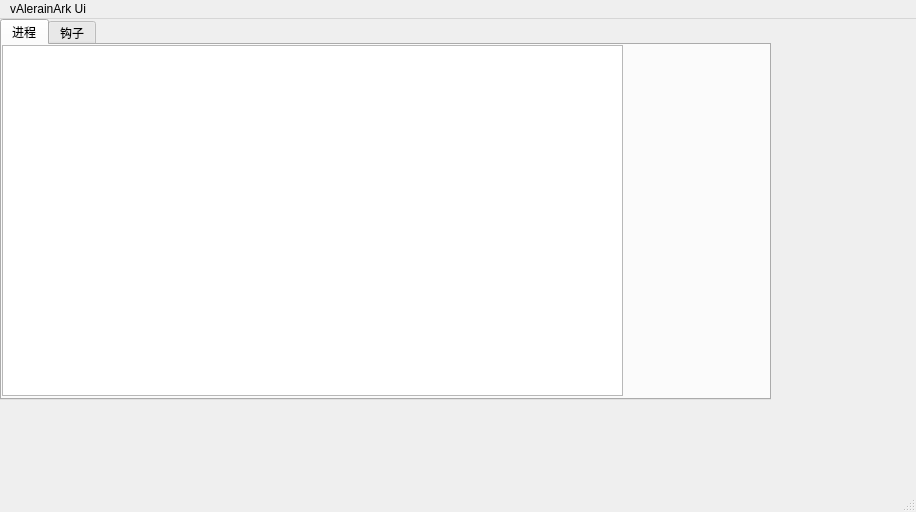
<?xml version="1.0" encoding="UTF-8"?>
<ui version="4.0">
 <class>MainWindow</class>
 <widget class="QMainWindow" name="MainWindow">
  <property name="geometry">
   <rect>
    <x>0</x>
    <y>0</y>
    <width>916</width>
    <height>512</height>
   </rect>
  </property>
  <property name="windowTitle">
   <string>MainWindow</string>
  </property>
  <widget class="QWidget" name="centralwidget">
   <widget class="QTabWidget" name="tabWidget">
    <property name="geometry">
     <rect>
      <x>0</x>
      <y>0</y>
      <width>771</width>
      <height>381</height>
     </rect>
    </property>
    <property name="currentIndex">
     <number>0</number>
    </property>
    <widget class="QWidget" name="tab">
     <attribute name="title">
      <string>进程</string>
     </attribute>
     <widget class="QListView" name="listView">
      <property name="geometry">
       <rect>
        <x>0</x>
        <y>0</y>
        <width>621</width>
        <height>351</height>
       </rect>
      </property>
     </widget>
    </widget>
    <widget class="QWidget" name="tab_2">
     <attribute name="title">
      <string>钩子</string>
     </attribute>
    </widget>
   </widget>
  </widget>
  <widget class="QMenuBar" name="menubar">
   <property name="geometry">
    <rect>
     <x>0</x>
     <y>0</y>
     <width>916</width>
     <height>17</height>
    </rect>
   </property>
   <widget class="QMenu" name="menuvAlerainArk_Ui">
    <property name="title">
     <string>vAlerainArk Ui</string>
    </property>
   </widget>
   <addaction name="menuvAlerainArk_Ui"/>
  </widget>
  <widget class="QStatusBar" name="statusbar"/>
 </widget>
 <resources/>
 <connections/>
</ui>
